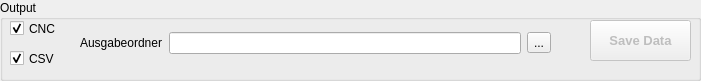
   <widget class="QGroupBox" name="groupBox_4">
    <property name="geometry">
     <rect>
      <x>10</x>
      <y>930</y>
      <width>701</width>
      <height>81</height>
     </rect>
    </property>
    <property name="title">
     <string>Output</string>
    </property>
    <widget class="QPushButton" name="but_save_data">
     <property name="enabled">
      <bool>false</bool>
     </property>
     <property name="geometry">
      <rect>
       <x>590</x>
       <y>20</y>
       <width>101</width>
       <height>41</height>
      </rect>
     </property>
     <property name="font">
      <font>
       <pointsize>10</pointsize>
       <weight>75</weight>
       <bold>true</bold>
      </font>
     </property>
     <property name="text">
      <string>Save Data</string>
     </property>
    </widget>
    <widget class="QCheckBox" name="cb_save_cnc">
     <property name="geometry">
      <rect>
       <x>10</x>
       <y>20</y>
       <width>51</width>
       <height>17</height>
      </rect>
     </property>
     <property name="text">
      <string>CNC</string>
     </property>
     <property name="checked">
      <bool>true</bool>
     </property>
    </widget>
    <widget class="QCheckBox" name="cb_save_csv">
     <property name="geometry">
      <rect>
       <x>10</x>
       <y>50</y>
       <width>51</width>
       <height>17</height>
      </rect>
     </property>
     <property name="text">
      <string>CSV</string>
     </property>
     <property name="checked">
      <bool>true</bool>
     </property>
    </widget>
    <widget class="QWidget" name="verticalLayoutWidget_2">
     <property name="geometry">
      <rect>
       <x>80</x>
       <y>30</y>
       <width>471</width>
       <height>26</height>
      </rect>
     </property>
     <layout class="QHBoxLayout" name="horizontalLayout_5">
      <item>
       <widget class="QLabel" name="label_34">
        <property name="text">
         <string>Ausgabeordner</string>
        </property>
       </widget>
      </item>
      <item>
       <widget class="QLineEdit" name="txt_outfolder"/>
      </item>
      <item>
       <widget class="QToolButton" name="but_out">
        <property name="text">
         <string>...</string>
        </property>
       </widget>
      </item>
     </layout>
    </widget>
   </widget>
